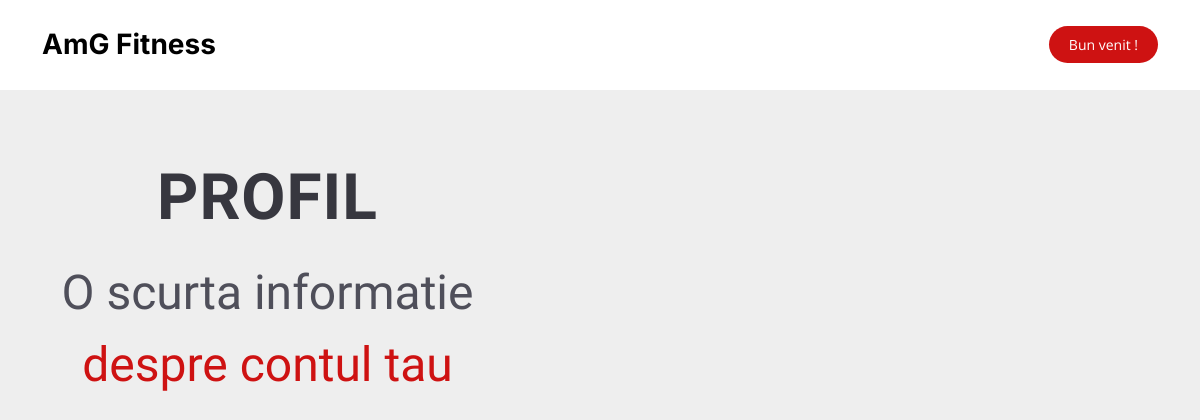
Page /profile (signed in) on the earlier database version.
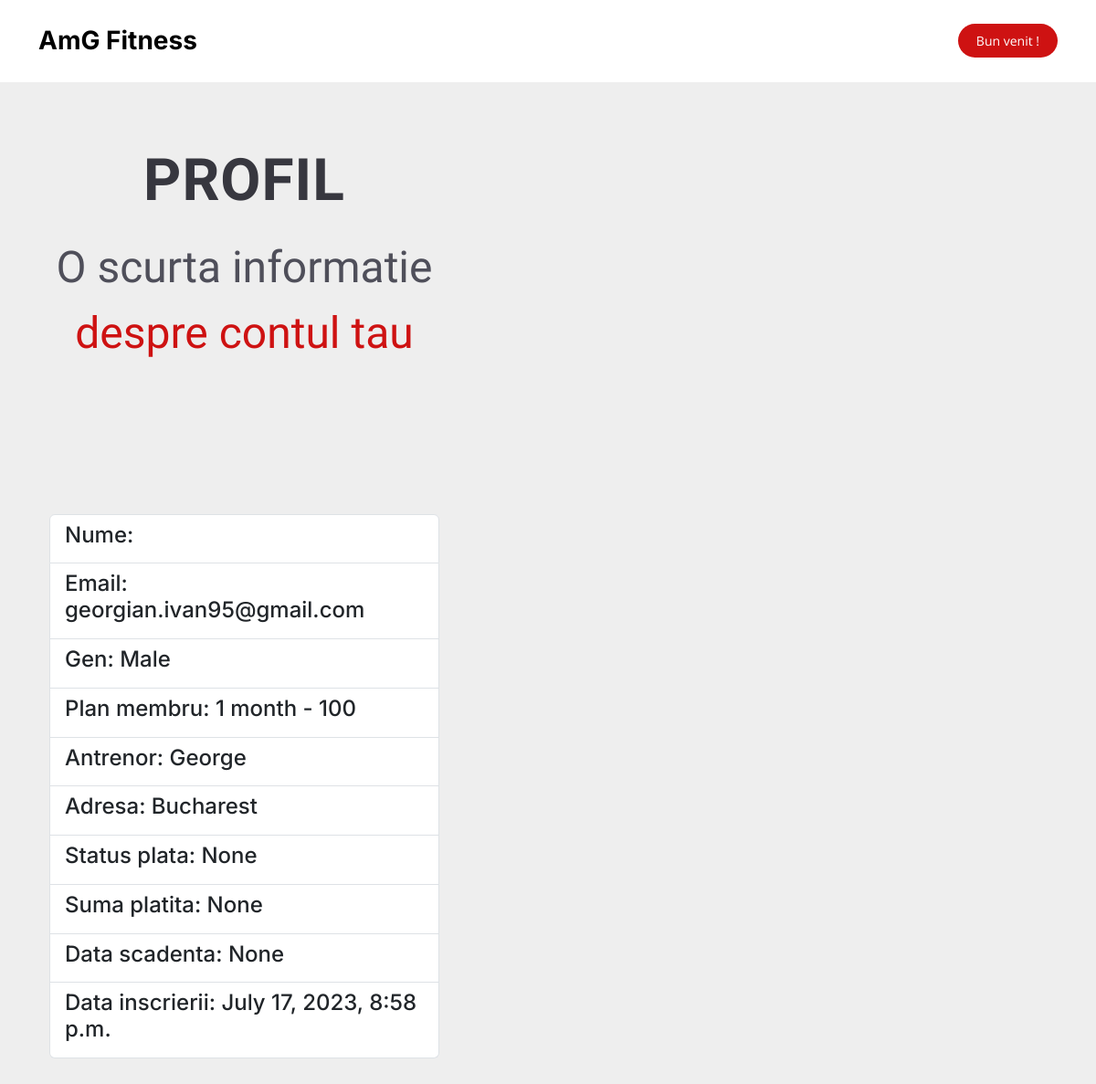
Same page on the later database version.
### authapp/models.py (models this page shows, shortened)
class Enrollment(models.Model):
    user = models.ForeignKey(User,on_delete=models.CASCADE)
    Email = models.EmailField()
    Gender = models.CharField(max_length=25)
    PhoneNumber = models.CharField(max_length=12)
    SelectMembershipplan = models.CharField(max_length=100)
    SelectTrainer = models.CharField(max_length=55)
    Address = models.CharField(max_length=300, null=True)
    paymentStatus = models.CharField(max_length=55, blank=True, null=True)
    Price = models.IntegerField(blank=True, null=True)
    DueDate = models.DateTimeField(blank=True, null=True)
    timeStamp = models.DateTimeField(auto_now_add=True, blank=True)

### authapp/views.py (the view)
# urls.py: path('profile',views.profile, name="profile"),
def profile(request):
    if not request.user.is_authenticated:
        messages.warning(request, "Please Login and Try Again")
        return redirect('/login')
    user = request.user
    posts = Enrollment.objects.filter(user=user)
    context = {"posts": posts}
    return render(request, "profile.html", context)

### templates/profile.html (shortened to what this page needs)
{% extends 'base.html' %}
{% block head %}
    <div class="section-header">
        <h2>Profil</h2>
        <p>O scurta informatie <span> despre contul tau</span></p>
    </div>
    <div class="container vertical-center" style="vertical-align: center;">
        <div class="row">
            <div class="container">
                {% for post in posts %}
                    <ul class="list-group">
                        <li class="list-group-item"><h4>Nume: {{ post.user.get_full_name }}</h4></li>
                        <li class="list-group-item"><h4>Email: {{ post.Email }}</h4></li>
                        <li class="list-group-item"><h4>Gen: {{ post.Gender }}</h4></li>
                        <li class="list-group-item"><h4>Plan membru: {{ post.SelectMembershipplan }}</h4></li>
                        <li class="list-group-item"><h4>Antrenor: {{ post.SelectTrainer }}</h4></li>
                        <li class="list-group-item"><h4>Adresa: {{ post.Address }}</h4></li>
                        <li class="list-group-item"><h4>Status plata: {{ post.paymentStatus }}</h4></li>
                        <li class="list-group-item"><h4>Suma platita: {{ post.Price }}</h4></li>
                        <li class="list-group-item"><h4>Data scadenta: {{ post.DueDate }}</h4></li>
                        <li class="list-group-item"><h4>Data inscrierii: {{ post.timeStamp }}</h4></li>
                    </ul>
                {% endfor %}
            </div>
        </div>
    </div>
{% endblock head %}

### templates/base.html (shortened to what this page needs)
{% load static %}
<!DOCTYPE html>
<html lang="en">
<head>
  <link href="static/assets/vendor/bootstrap/css/bootstrap.min.css" rel="stylesheet">
  <link href="static/assets/vendor/bootstrap-icons/bootstrap-icons.css" rel="stylesheet">
  <link href="static/assets/vendor/aos/aos.css" rel="stylesheet">
  <link href="static/assets/vendor/glightbox/css/glightbox.min.css" rel="stylesheet">
  <link href="static/assets/vendor/swiper/swiper-bundle.min.css" rel="stylesheet">
  <link href="static/assets/css/main.css" rel="stylesheet">
</head>
<body>
{% include 'navbar.html' %}
  <section id="hero" class="hero d-flex align-items-center section-bg">
    <div class="container">
      <div class="row justify-content-between gy-5">
        <div class="col-lg-5 order-2 order-lg-1 d-flex flex-column justify-content-center align-items-center align-items-lg-start text-center text-lg-start">
{% block head %}
{% endblock head %}
        </div>
      </div>
    </div>
</body>
</html>

### templates/navbar.html (shortened to what this page needs)
  <header id="header" class="header fixed-top d-flex align-items-center">
    <div class="container d-flex align-items-center justify-content-between">
      <a href="{% url 'homepage' %}" class="logo d-flex align-items-center me-auto me-lg-0">
        <h1>AmG Fitness </h1>
      </a>
    {% if  request.user.is_authenticated %}
      <a class="btn-book-a-table" href="/">Bun venit !</a>
    {% endif %}
    </div>
  </header>

### static/assets/css/main.css (style rules this page uses)
:root { --font-default: "Open Sans", system-ui, -apple-system, "Segoe UI", Roboto, "Helvetica Neue", Arial, "Noto Sans", "Liberation Sans", sans-serif, "Apple Color Emoji", "Segoe UI Emoji", "Segoe UI Symbol", "Noto Color Emoji"; --font-primary: "Amatic SC", sans-serif; --font-secondary: "Inter", sans-serif; }
:root { --color-default: #212529; --color-primary: #ce1212; --color-secondary: #37373f; }
:root { scroll-behavior: smooth; }
body { font-family: var(--font-default); color: var(--color-default); }
a { color: var(--color-primary); text-decoration: none; }
h1, h2, h3, h4, h5, h6 { font-family: var(--font-secondary); }
section { overflow: hidden; padding: 80px 0; }
.section-bg { background-color: #eee; }
.section-header { text-align: center; padding-bottom: 30px; }
.section-header h2 { font-size: 13px; letter-spacing: 1px; font-weight: 400; margin: 0; padding: 0; color: #7f7f90; text-transform: uppercase; font-family: var(--font-default); }
.section-header p { margin: 0; font-size: 48px; font-weight: 400; font-family: var(--font-primary); }
.section-header p span { color: var(--color-primary); }
.header { background: #fff; transition: all 0.5s; z-index: 997; height: 90px; border-bottom: 1px solid #fff; }
.header .logo h1 { font-size: 28px; font-weight: 700; color: #000; margin: 0; font-family: var(--font-secondary); }
.header .btn-book-a-table, .header .btn-book-a-table:focus { font-size: 14px; color: #fff; background: var(--color-primary); padding: 8px 20px; margin-left: 30px; border-radius: 50px; transition: 0.3s; }
section { scroll-margin-top: 90px; }
.hero { width: 100%; background-size: cover; position: relative; min-height: 60vh; padding: 160px 0 60px 0; }
.hero h2 { font-size: 64px; font-weight: 700; margin-bottom: 20px; color: var(--color-secondary); font-family: var(--font-primary); }
.hero p { color: #4f4f5a; font-weight: 400; margin-bottom: 30px; }
.vertical-center { min-height: 100%; min-height: 100vh; display: flex; align-items: center; }

Differences in the rows shown:
added Enrollment: Email "georgian.ivan95@gmail.com", Gender "Male", SelectMembershipplan "1 month - 100", SelectTrainer "George", Address "Bucharest", paymentStatus "None", Price "None", DueDate "None", timeStamp "July 17, 2023, 8:58 p.m."
